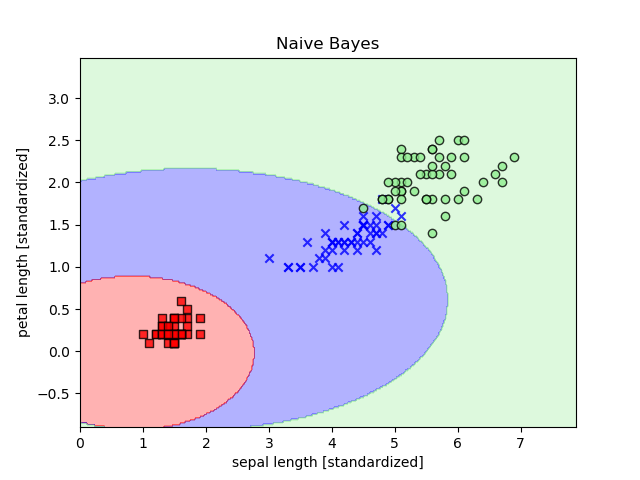

Reproduce this figure in Python.

# coding: utf-8

# # Naive Bayes Classifier

import numpy as np
import scipy.stats as ss

class NaiveBayes(object):
    """The Naive Bayes Classifier
    Assume Gaussian distributions for each feature"""
    def __init__(self):
        pass
    
    def fit(self,X,y):
        self.cls = np.unique(y)
        N, self.N_feature = X.shape
        self.priors = np.array([len(y[y==cl])/N for cl in self.cls]) # estimate the priors 
        
        self.m = [ np.mean(X[y==cl,:],axis=0) for cl in self.cls]
        self.std = [np.std(X[y==cl,:],axis=0) for cl in self.cls]
        return self
    
    def predict(self,X):
        return np.array([self.predict1(x) for x in X])
    
    def predict1(self,x):
        """predict one sample """
        x_norm = (x-self.m)/self.std
        probs_tmp=ss.norm(0,1).pdf(x_norm)
        func = lambda x: x[0]*x[1]
        self.liklihoods = np.array([func(x) for x in probs_tmp])
        self.posteriors = self.liklihoods*self.priors
        return self.cls[np.argmax(self.posteriors)]


def main():

  # import data
  from sklearn import datasets
  iris = datasets.load_iris()
  X = iris.data[:,[2,3]]
  y = iris.target

  from sklearn.model_selection import train_test_split
  X_train,X_test,y_train,y_test = train_test_split(X,y,test_size=0.3,random_state=1,stratify=y)

  nb = NaiveBayes()
  nb.fit(X_train,y_train)

  # plot decision regions
  import pandas as pd
  import matplotlib.pyplot as plt
  import numpy as np
  from Perceptron import plot_decision_regions

  #plt.figure()
  plot_decision_regions(X,y,classifier=nb)
  plt.title('Naive Bayes')
  plt.xlabel('sepal length [standardized]')
  plt.ylabel('petal length [standardized]')
  plt.show()

if __name__ == '__main__':
  main()
